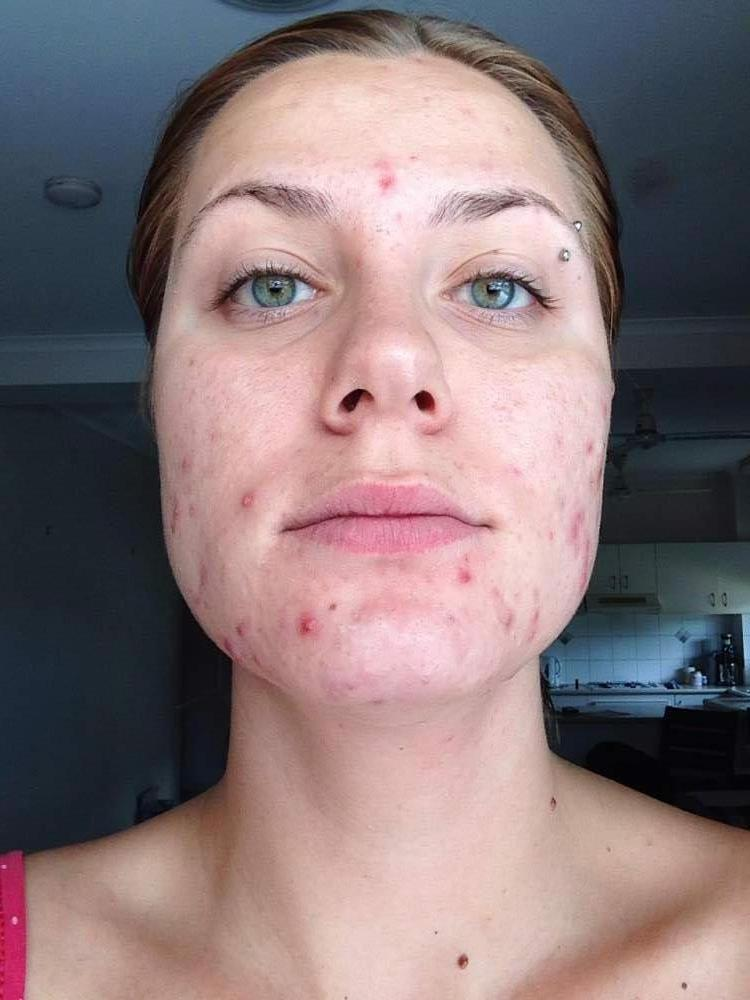
#> input picture GenerateData/test.jpg, 750 x 1000 px
$ jupyter execute Blob.ipynb   (older library calls are emulated)
#> lines starting #> are read from the running program, lines starting #| are printed output that depends on the picture; after the words box and inside, x2 and y2 are one past the last pixel; in counts of white or black regions, pixels touching at a corner belong together
[cell 1]

import cv2
import numpy as np

# Read in the image in grayscale
#img = cv2.imread('test.jpg', cv2.IMREAD_GRAYSCALE)
img = cv2.imread('test.jpg')
#> img is the input picture: shape (1000, 750, 3); mean B, G, R 120.7, 118.3, 136.4
cv2.imshow("l*a*b",img)
"""
lab = cv2.cvtColor(img,cv2.COLOR_BGR2HSV)
H,S,V=cv2.split(lab)
"""
lab = cv2.cvtColor(img,cv2.COLOR_BGR2LAB)
#> lab: shape (1000, 750, 3); mean of channels 0, 1, 2 128.2, 135.6, 129.1


L,A,B=cv2.split(lab)
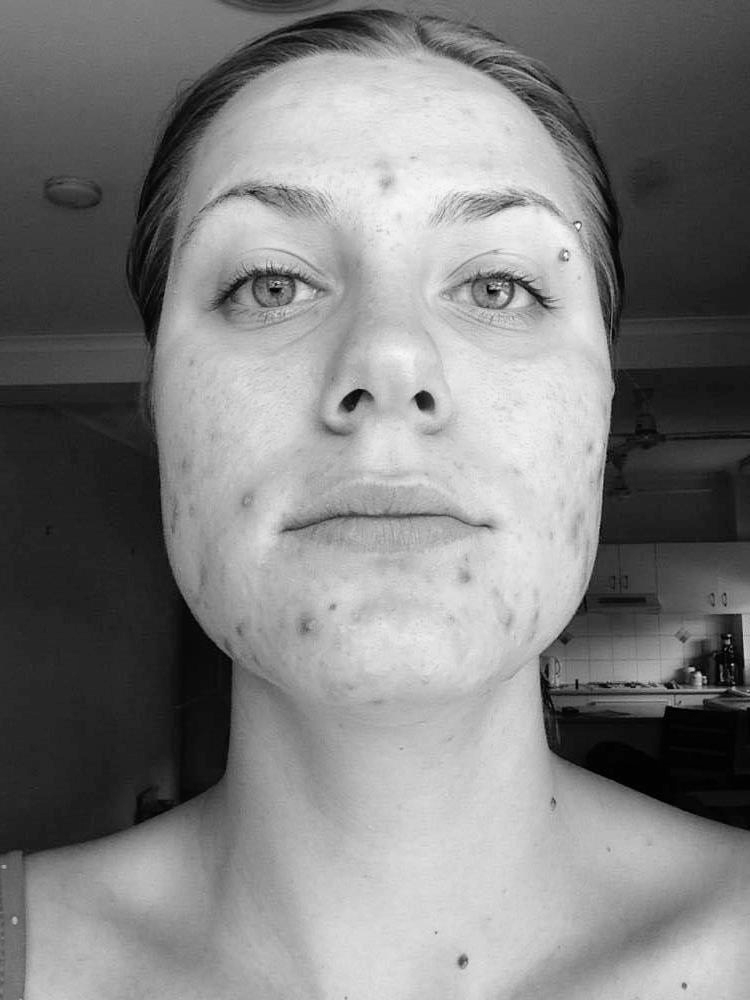
#> L: shape (1000, 750); min 0, max 254, mean 128.2
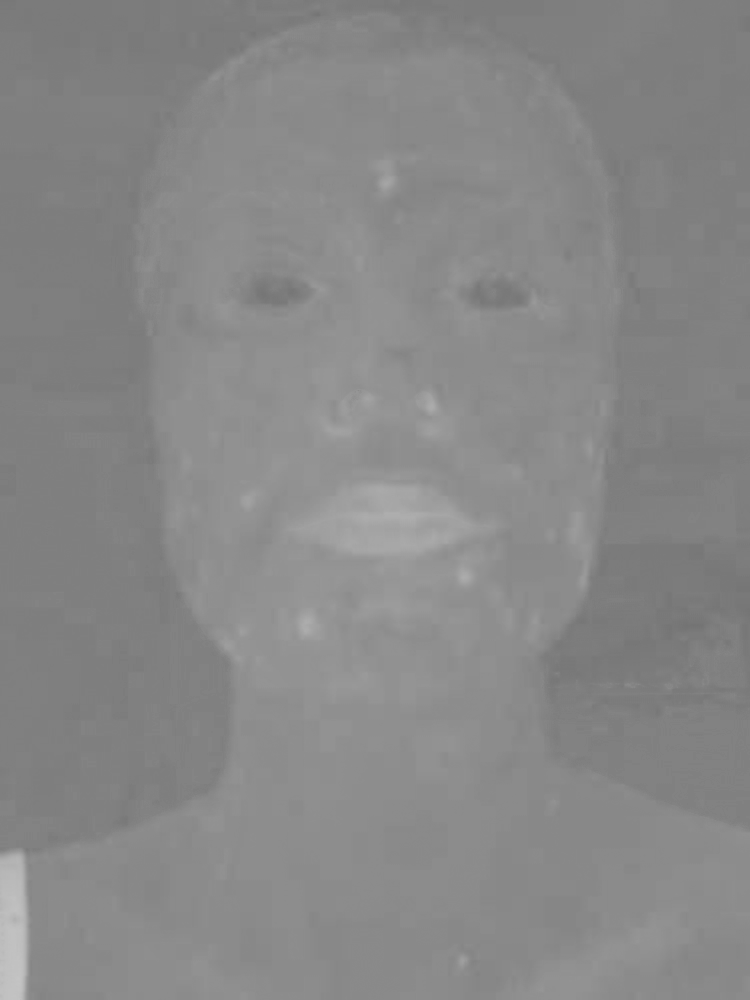
#> A: shape (1000, 750); min 115, max 197, mean 135.6
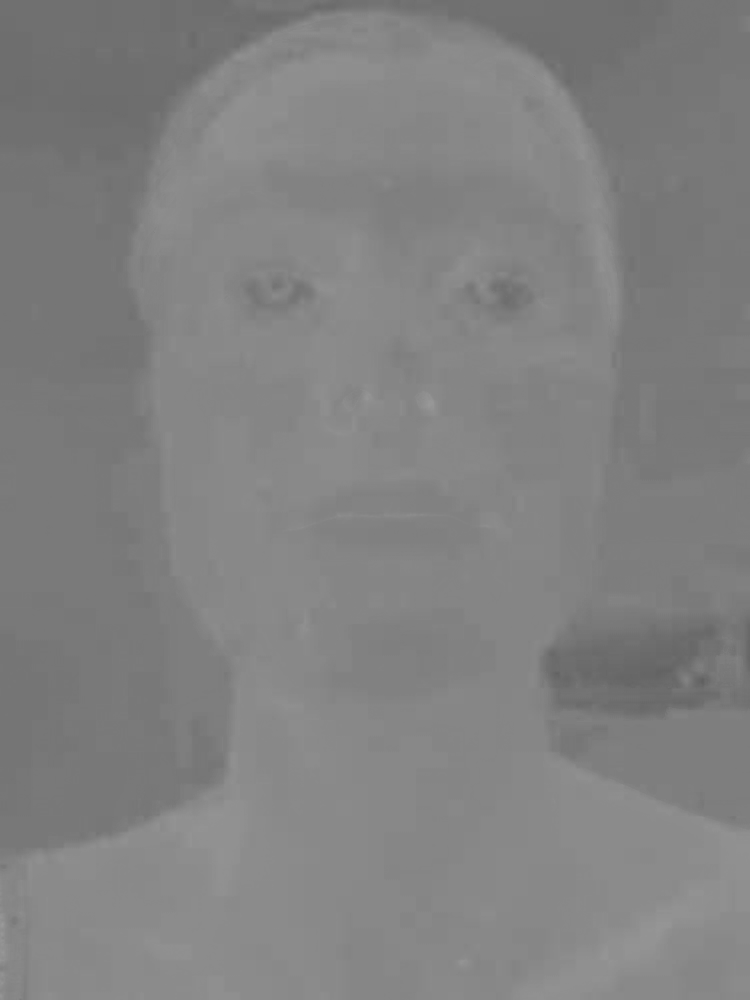
#> B: shape (1000, 750); min 96, max 154, mean 129.1
cv2.imshow("l*a*b",img)
retval, threshold = cv2.threshold(A, 160, 175, cv2.THRESH_BINARY_INV)
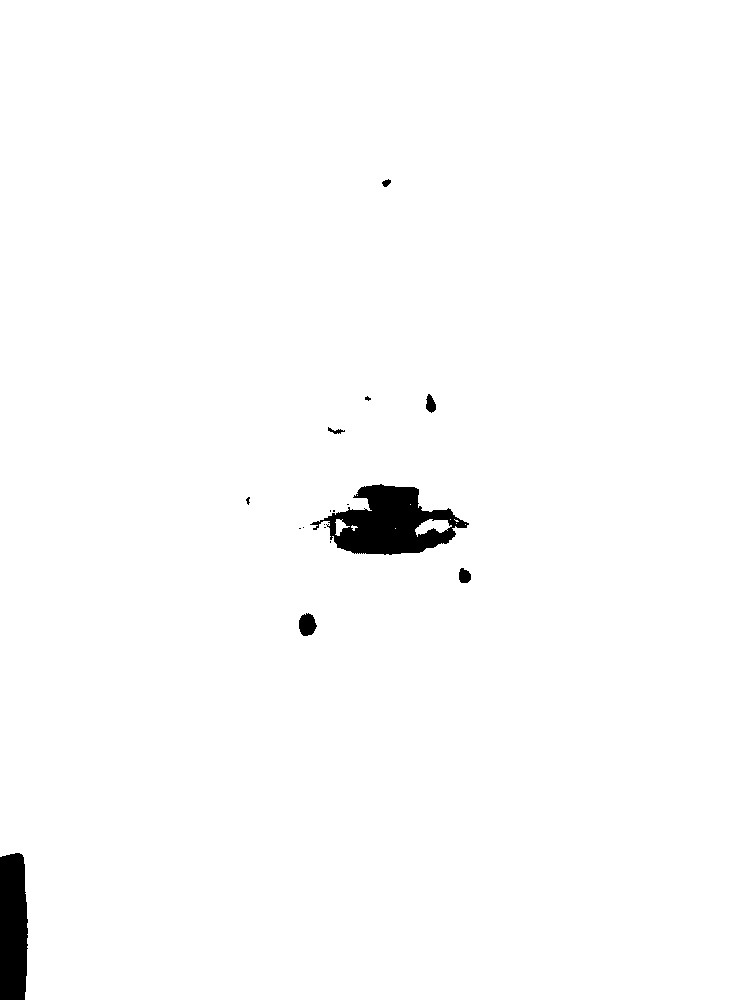
#> threshold: shape (1000, 750); values 0 (black) and 175 (white), 98.6% white; 17 black regions (10 under 20 px), largest, box (x1, y1, x2, y2) and area: (310, 484, 469, 555) 5936, (0, 853, 28, 1000) 3812, (299, 613, 317, 636) 309
# [7 lines of commented-out code are left out]
params = cv2.SimpleBlobDetector_Params()

params.filterByColor=1
params.blobColor= 0

params.filterByConvexity = False
params.filterByCircularity = False
# params.minCircularity = 0.2

params.filterByArea = False;
#params.minArea = 1000;
"""
# Change thresholds
params.minThreshold = 10;
params.maxThreshold = 200;

# Filter by Area.
params.filterByArea = True
params.minArea = 1500

# Filter by Circularity
params.filterByCircularity = True
params.minCircularity = 0.1

# Filter by Convexity
params.filterByConvexity = True
params.minConvexity = 0.87

# Filter by Inertia
params.filterByInertia = True
params.minInertiaRatio = 0.01
"""
# Determine which openCV version were using
if cv2.__version__.startswith('2.'):
    detector = cv2.SimpleBlobDetector()
else:
    detector = cv2.SimpleBlobDetector_create()


# Detect the blobs in the image
keypoints = detector.detect(threshold)
#> keypoints = 3 keypoints; (x, y, size): (307, 624, 20.7), (464, 576, 14.2), (386, 182, 9.1)
print(len(keypoints))
#| 3

# Draw detected keypoints as red circles
imgKeyPoints = cv2.drawKeypoints(threshold, keypoints, np.array([]), (0,0,255), cv2.DRAW_MATCHES_FLAGS_DRAW_RICH_KEYPOINTS)
#> imgKeyPoints: shape (1000, 750, 3); mean of channels 0, 1, 2 172.5, 172.5, 172.6

#cv2.imshow("L_Channel",L) # For L Channel
#cv2.imshow("A_Channel",imgKeyPoints) # For A Channel
#cv2.imshow("B_Channel",B) # For B Channel


# Display found keypoints
cv2.imshow("Keypoints", imgKeyPoints)
cv2.imshow("Threshold", threshold)
#cv2.imwrite('output_lab.jpg', imgKeyPoints)

cv2.waitKey(0)

cv2.destroyAllWindows()

[cell 2]
import cv2
import numpy as np
import matplotlib.pyplot as plt

# Read images : src image will be cloned into dst
im = cv2.imread("111.jpg")
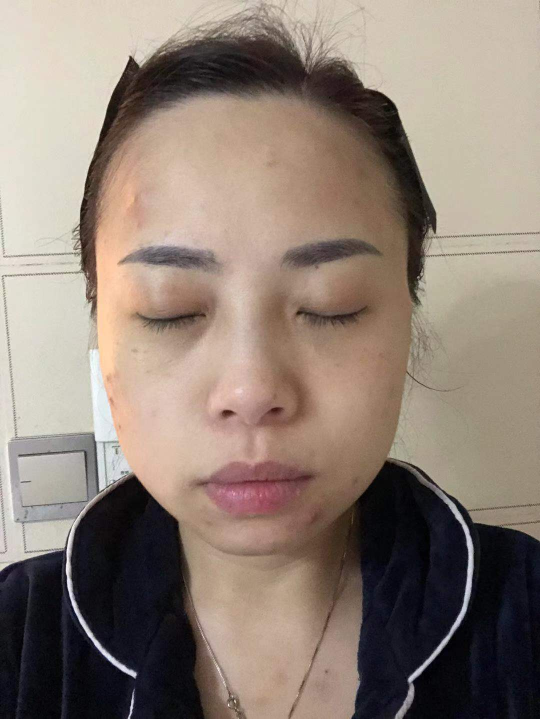
#> input picture GenerateData/111.jpg, 1080 x 1438 px (shown at 1/2 size)
#> im is the input picture: shape (1438, 1080, 3); mean B, G, R 116.9, 127.7, 142.6
obj= cv2.imread("acne3.jpg")
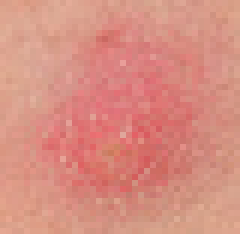
#> input picture GenerateData/acne3.jpg, 40 x 39 px (shown 6 times larger)
#> obj is the input picture: shape (39, 40, 3); mean B, G, R 129.2, 142.1, 216.2

# Create an all white mask
mask = 255 * np.ones(obj.shape, obj.dtype)

# The location of the center of the src in the dst
width, height, channels = im.shape
#> width = 1438; height = 1080; channels = 3
center = (500, 400)

# Seamlessly clone src into dst and put the results in output
normal_clone = cv2.seamlessClone(obj, im, mask, center, cv2.NORMAL_CLONE)
mixed_clone = cv2.seamlessClone(obj, im, mask, center, cv2.MIXED_CLONE)
# normal_clone = cv2.cvtColor(normal_clone, cv2.COLOR_BGR2RGB)
cv2.imwrite('result3.jpg', normal_clone)
plt.figure(figsize=(30,30))
plt.imshow(normal_clone)

# Write results
# cv2.imwrite("images/opencv-normal-clone-example.jpg", normal_clone)
# cv2.imwrite("images/opencv-mixed-clone-example.jpg", mixed_clone)
